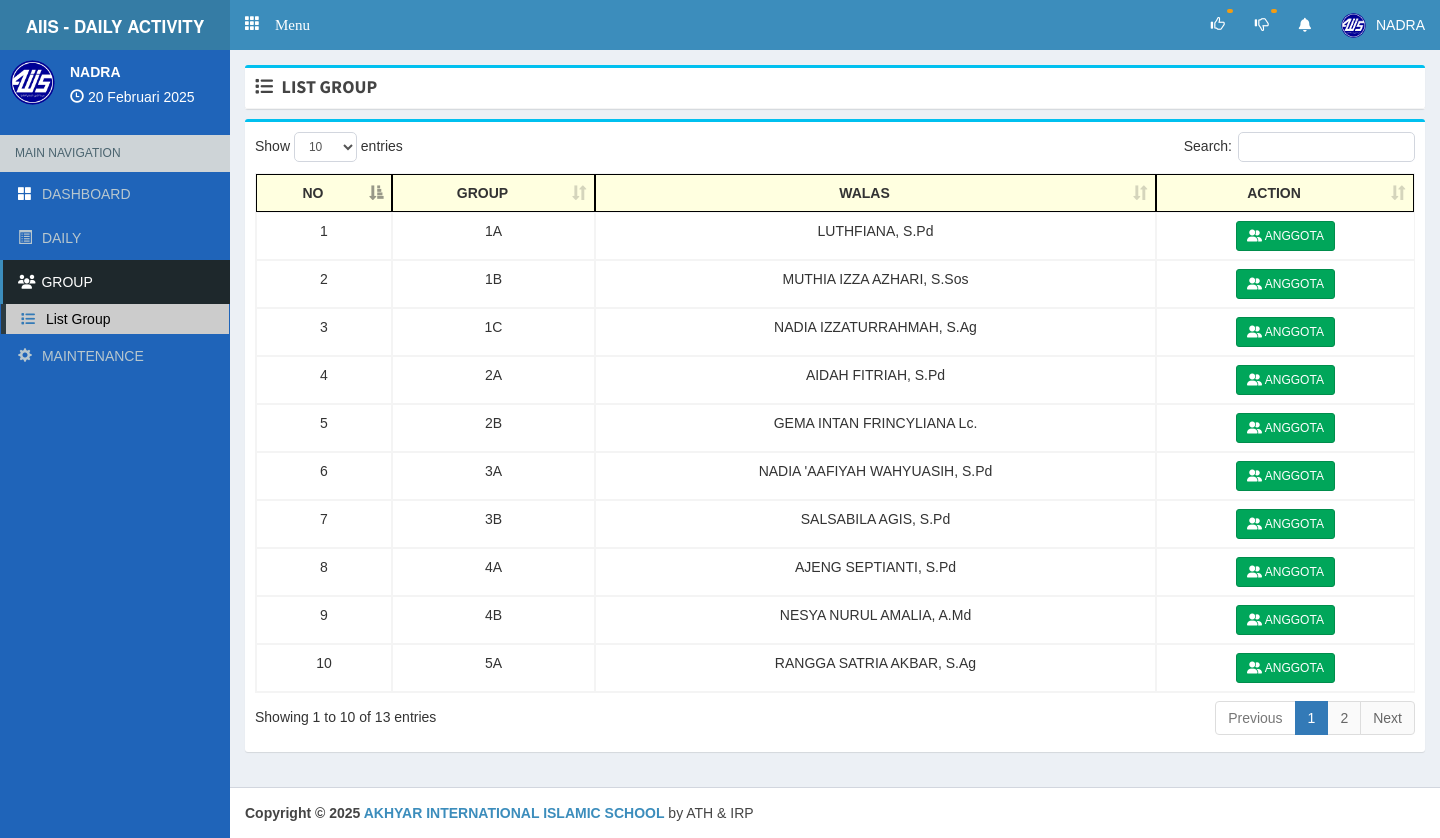
/kepala_sekolah/listgroup (signed in), run on the app's committed database.
### tables this page shows
CREATE TABLE `kepala_sekolah` (
  `id` int(11) NOT NULL,
  `nip` varchar(50) DEFAULT NULL,
  `nama` varchar(250) DEFAULT NULL,
  `username` varchar(50) DEFAULT NULL,
  `password` varchar(250) DEFAULT NULL
);

CREATE TABLE `group_kelas` (
  `id` int(11) NOT NULL,
  `nama_group_kelas` char(250) DEFAULT NULL,
  `walas` varchar(250) DEFAULT NULL,
  `nip` varchar(50) DEFAULT NULL
);

CREATE TABLE `aplikasi` (
  `id` int(2) NOT NULL,
  `alamat` varchar(30) NOT NULL,
  `kepsek` varchar(30) NOT NULL,
  `nipkepsek` varchar(30) NOT NULL,
  `namasek` varchar(60) NOT NULL
);

### php/config.php (called while the page is built, shortened)
<?php
$dbhost ='localhost';
$dbuser ='root';
$dbpass ='';
$dbname ='daily_activity_upt1';
$con=mysqli_connect($dbhost,$dbuser,$dbpass,$dbname);
$base='http://localhost/daily_act_upt1/';
$basekepsek='http://localhost/daily_act_upt1/kepala_sekolah/';
$aplikasi=mysqli_fetch_array(mysqli_query($con,"SELECT * FROM aplikasi limit 1"));
?>

### php/function.php (called while the page is built, shortened)
<?php
function tgl($date){
  $array_bulan = array(1=>'Januari','Februari','Maret', 'April', 'Mei', 'Juni','Juli','Agustus','September','Oktober', 'November','Desember');
  $date = strtotime($date);
  $tanggal = date ('j', $date);
  $bulan = $array_bulan[date('n',$date)];
  $tahun = date('Y',$date);
  $result = $tanggal ." ". $bulan ." ". $tahun;
  return($result);
}
?>

### kepala_sekolah/view/group/list/index.php (the view, shortened to what this page needs)
<?php
	$timeOut        = $_SESSION['expire'];
  	$timeRunningOut = time() + 5;
	if ($timeRunningOut == $timeOut || $timeRunningOut > $timeOut) {
		$_SESSION['form_success'] = "session_time_out";
	    $timeIsOut = 1;
	    error_reporting(1);
	} else {
		$getDataBagian  = $_SESSION['c_kepsek'];
		$bagPaud        = "/PAUD/i";
		$isPaud      	= preg_match($bagPaud, $getDataBagian);
		if ($isPaud == 1) {
			$queryListGroupClass = mysqli_query($con, "
		      SELECT *
		      FROM
		      group_kelas
		      LEFT JOIN guru
		      ON guru.nip = group_kelas.nip
		      WHERE guru.c_jabatan LIKE '%PAUD%'
		      ORDER BY
		      nama_group_kelas ASC
		    ");
		} elseif ($isPaud == 0) {
			$queryListGroupClass = mysqli_query($con, "
		      SELECT *
		      FROM
		      group_kelas
		      LEFT JOIN guru
		      ON guru.nip = group_kelas.nip
		      WHERE guru.c_jabatan NOT LIKE '%PAUD%'
		      ORDER BY
		      nama_group_kelas ASC
		    ");
		}
  		$no = 1;
	}
?>
<link rel="stylesheet" type="text/css" href="https://cdn.datatables.net/2.0.8/css/dataTables.dataTables.css">
<link rel="stylesheet" type="text/css" href="https://cdn.datatables.net/datetime/1.5.2/css/dataTables.dateTime.min.css">
<link href="https://cdn.jsdelivr.net/npm/select2@4.1.0-rc.0/dist/css/select2.min.css" rel="stylesheet" />
	<div class="box box-info">
	  	<div class="box-body table-responsive">
		    <table id="listgroup_kp" class="table table-bordered table-hover" style="width:100%">
		        <thead>
		            <tr style="background-color: lightyellow;">
		                <th style="text-align: center; border: 1px solid black;" style="width: 10% !important;">NO</th>
			          	<th style="text-align: center; border: 1px solid black;"> GROUP </th>
			          	<th style="text-align: center; border: 1px solid black;"> WALAS </th>
          				<th style="text-align: center; border: 1px solid black;"> ACTION </th>
		            </tr>
		        </thead>
		        <tbody>
		            <?php foreach ($queryListGroupClass as $data): ?>
		            	<tr>
		            		<td style="text-align: center;"> <?= $no++; ?> </td>
		            		<td style="text-align: center;"> <?= $data['nama_group_kelas']; ?> </td>
		            		<td style="text-align: center;"> <?= $data['walas']; ?> </td>
		            		<td style="text-align: center;">
				              <a href="<?= $basekepsek; ?>groupclass/<?= $data['nama_group_kelas']; ?>" class="btn btn-success btn-sm"> <i class="fa-classic fa-solid fa-user-group fa-fw"> </i> ANGGOTA </a>
				            </td>
		            	</tr>
		            <?php endforeach ?>
		        </tbody>
		    </table>
	  	</div>
	</div>

### kepala_sekolah/main.php (shortened to what this page needs)
<?php
  require '../php/config.php';
  require '../php/function.php';
  $na = mysqli_fetch_array(mysqli_query($con,"SELECT * FROM kepala_sekolah where id = '$_SESSION[id_kepsek]' "));
?>
<!DOCTYPE html>
<html>
<head>
  <link href="<?php echo $base; ?>theme/js/summernote.min.css" rel="stylesheet"/>
  <link rel="stylesheet" href="<?php echo $base; ?>theme/plugins/datatables/dataTables.bootstrap.css">
  <link rel="stylesheet" href="<?php echo $base; ?>theme/plugins/iCheck/square/blue.css">
  <link rel="stylesheet" href="<?= $base; ?>theme/bower_components/bootstrap/dist/css/bootstrap.min.css">
  <link rel="stylesheet" href="<?= $base; ?>theme/bower_components/font-awesome/css/font-awesome.min.css">
  <link rel="stylesheet" href="https://cdnjs.cloudflare.com/ajax/libs/font-awesome/6.5.1/css/all.min.css" />
  <link rel="stylesheet" href="<?= $base; ?>theme/dist/css/AdminLTE.min.css">
  <link rel="stylesheet" href="<?= $base; ?>theme/dist/css/skins/_all-skins.min.css">
  <link rel="stylesheet" href="<?php echo $base; ?>theme/plugins/pace/pace.min.css">
  <link href="https://cdn.jsdelivr.net/npm/select2@4.1.0-rc.0/dist/css/select2.min.css" rel="stylesheet" />
  <link href="<?php echo $base; ?>theme/datetime/css/bootstrap-datetimepicker.min.css" rel="stylesheet">
  <link rel="stylesheet" href="<?php echo $base; ?>theme/plugins/select2/select2.min.css">
  <link rel="stylesheet" href="<?php echo $base; ?>theme/dist/css/AdminLTE.min.css">
  <link rel="stylesheet" href="<?php echo $base; ?>theme/dist/css/skins/_all-skins.min.css">
  <link rel="stylesheet" href="<?php echo $base; ?>theme/dist/css/overridecss.css">
</head>
<body class="skin-blue hold-transition fixed"
oncontextmenu="return false">
<div class="wrapper">
  <header class="main-header">
    <a href="#" class="logo">
      <span class="logo-lg"> <b style="font-size: 17px;"> AIIS - DAILY ACTIVITY </b> </span>
    </a>
    <nav class="navbar navbar-static-top" role="navigation">
     <a href="#" class="glyphicon glyphicon-th" data-toggle="offcanvas" role="button" style="color: #fff;margin-top: 15px;margin-left: 15px;font-size: 15px;"> Menu
      </a>
      <div class="navbar-custom-menu">
        <ul class="nav navbar-nav">
          <li class="dropdown notifications-menu">
            <a href="#" class="dropdown-toggle" id="untukNotifApprKepsek" data-toggle="dropdown">
              <i class="glyphicon glyphicon-thumbs-up"></i>
              <span class="label label-warning" id="notifApproveList"> </span>
            </a>
          </li>
          <li class="dropdown notifications-menu">
            <a href="#" class="dropdown-toggle" id="untukNotifNoApprKepsek" data-toggle="dropdown">
              <i class="glyphicon glyphicon-thumbs-down"></i>
              <span class="label label-warning" id="notifNotApproveList"> </span>
            </a>
          </li>
          <li class="dropdown notifications-menu">
            <a href="#" class="dropdown-toggle" id="untukNotifWaitKepsek" data-toggle="dropdown">
              <i class="fa fa-bell-o"></i>
            </a>
          </li>
          <li class="dropdown user user-menu">
            <a href="#" class="dropdown-toggle" data-toggle="dropdown">
              <img src="<?php echo $base; ?>imgstatis/logo2.png" class="user-image" alt="User Image">
                <span class="hidden-xs"><?php echo strtoupper(ucfirst($na['username'])); ?></span>
              </a>
          </li>
        </ul>
      </div>
    </nav>
  </header>
  <aside class="main-sidebar">
    <section class="sidebar cobasidebar">
      <div class="user-panel">
        <div class="pull-left image">
            <img src="<?php echo $base; ?>imgstatis/logo2.png" class="img-circle" alt="User Image">
        </div>
        <div class="pull-left info">
          <p><?php echo strtoupper(ucfirst($na['username'])); ?> </p>
          <i class="glyphicon glyphicon-time"></i> <?php echo tgl(date('d-m-Y')); ?>
        </div>
      </div>
      <ul class="sidebar-menu">
        <li class="header">MAIN NAVIGATION</li>
        <li>
          <a href="<?= $basekepsek; ?>" id="dashboard"><i style="color: white;" class="glyphicon glyphicon-th-large text-primary"></i> <span id=""> DASHBOARD </span> </a>
        </li>
        <li>
          <a href="#" id="aList1">
            <i class="glyphicon glyphicon-list-alt"></i> <span id="titleList1"> DAILY </span>
          </a>
        </li>
        <li>
          <a href="#" id="listgroup">
            <i class="fa-solid fa-users"></i> <span id="groupList" style="margin-left: 2px;"> GROUP </span>
          </a>
          <ul class="treeview-menu">
            <li>
              <a href="<?= $basekepsek; ?>listgroup" id="menulistgroup"><i class="fa-solid fa-list" style="color: #337ab7;"></i> <span id="listgp" style="margin-left: 7px;"> List Group </span> </a>
            </li>
          </ul>
        </li>
        <li>
          <a href="#" id="list_maintenance">
            <i class="glyphicon glyphicon-cog"></i> <span id="titleList2"> MAINTENANCE </span>
          </a>
        </li>
      </ul>
    </section>
  </aside>
  <div class="content-wrapper">
    <?php if (!empty($_GET['on'])): ?>
      <?php if ($_GET['on'] != 'createdaily'): ?>
        <section class="content-header" id="content_head">
          <div class="box box-info" style="margin-bottom: -5px;">
            <div class="box-header with-border">
              <h3 class="box-title" id="boxTitle"> <i class="fa" id="addIcon"></i> <span id="isiMenu"> </span> </h3>
            </div>
          </div>
        </section>
      <?php endif ?>
    <?php endif ?>
    <section class="content" id="isi_konten">
<?php
  if(empty($_GET['on'])){require 'view/dashboard/index.php';}
  else{
    $act=($_GET['on']);
    if($act=='kelas'){
      require 'view/a-kelas.php';
    }
    else if ($act == 'checkpembayarandaninputdata') {
      require 'view/spp/check_pembayaran/check_pembayaran_dan_inputdata.php';
    }
    elseif ($act == 'editdata') {
      require 'view/spp/edit_data/editdata.php';
    }
    elseif($act == 'upload') {
      require 'view/spp/upload/uploadfile.php';
    }
    elseif($act == 'createdaily') {
      require 'view/daily/create/index.php';
    } elseif($act == 'querydailystudent') {
      require 'view/daily/query/querydailysiswa.php';
    } elseif($act == 'querydailygroup') {
      require 'view/daily/query/querydailygroup.php';
    } elseif($act == 'querydailyteacher') {
      require 'view/daily/query/querydailyteacher.php';
    } elseif($act == 'listdaily') {
      require 'view/daily/query/listdaily.php';
    } elseif($act == 'teachercreatedaily') {
      require 'view/daily/query/teachercreatedaily.php';
    } elseif($act == 'lookactivity') {
      require 'view/daily/query/lookactivity.php';
    } elseif($act == 'createdailybyteacher') {
      require 'view/daily/query/createdailybyteacher.php';
    } elseif($act == 'teachercreategroupdaily') {
      require 'view/daily/query/teachercreategroupdaily.php';
    }
    elseif ($act == 'listgroup') {
      require 'view/group/list/index.php';
    }
    elseif($act == 'groupclass') {
      require 'view/group/anggota/index.php';
    }
    elseif ($act == 'tahunajaran') {
      require 'view/maintenance/tahun_ajaran/index.php';
    }
    elseif($act == 'status_waiting_approval') {
      require 'view/daily/status/waiting/index.php';
    }
    elseif ($act == 'status_approved') {
      require 'view/daily/status/approved/index.php';
    }
    elseif ($act == 'status_not_approved') {
      require 'view/daily/status/not_approved/index.php';
    }
  }
?>
    </section>
  </div>
</div>
  <footer class="main-footer">
    <strong>Copyright &copy; <?php echo date('Y'); ?> <a href="#"><?php echo $aplikasi['namasek']; ?></a></strong> by ATH & IRP
</body>
</html>

### kepala_sekolah/main.php (style rules this page uses)
body { font-family:arial; }

### data on the page
kepala_sekolah: username "NADRA"
group_kelas: nama_group_kelas "1A", walas "LUTHFIANA, S.Pd"
group_kelas: nama_group_kelas "1B", walas "MUTHIA IZZA AZHARI, S.Sos"
group_kelas: nama_group_kelas "1C", walas "NADIA IZZATURRAHMAH, S.Ag"
group_kelas: nama_group_kelas "2A", walas "AIDAH FITRIAH, S.Pd"
group_kelas: nama_group_kelas "2B", walas "GEMA INTAN FRINCYLIANA Lc."
group_kelas: nama_group_kelas "3A", walas "NADIA 'AAFIYAH WAHYUASIH, S.Pd"
group_kelas: nama_group_kelas "3B", walas "SALSABILA AGIS, S.Pd"
group_kelas: nama_group_kelas "4A", walas "AJENG SEPTIANTI, S.Pd"
group_kelas: nama_group_kelas "4B", walas "NESYA NURUL AMALIA, A.Md"
group_kelas: nama_group_kelas "5A", walas "RANGGA SATRIA AKBAR, S.Ag"
aplikasi: namasek "AKHYAR INTERNATIONAL ISLAMIC SCHOOL"
